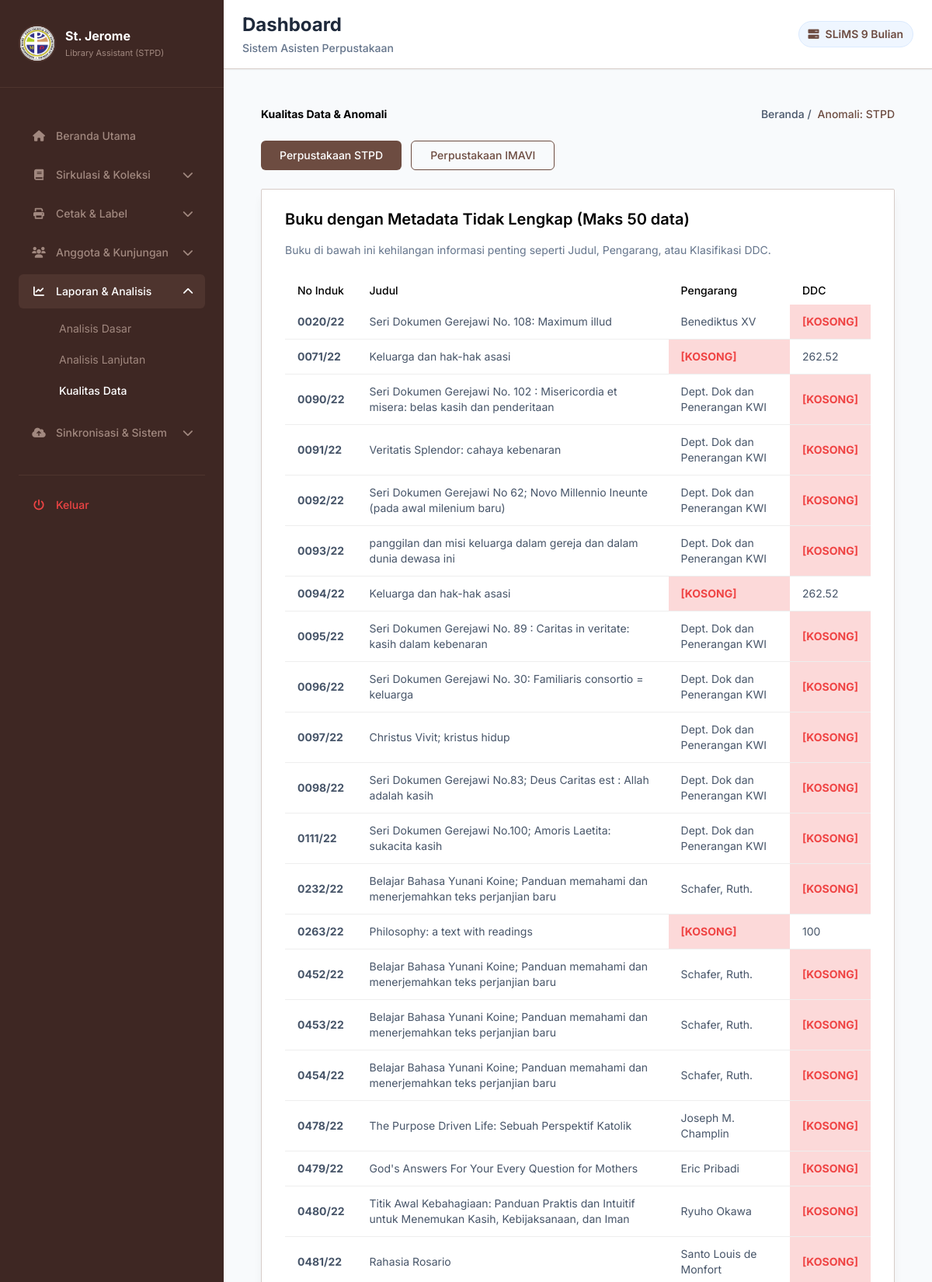
Page /anomali?lokasi=STPD (signed in, upper part) on the committed database.
### tables this page shows
CREATE TABLE buku (
        id INTEGER PRIMARY KEY AUTOINCREMENT,
        no_induk TEXT UNIQUE NOT NULL,
        judul TEXT NOT NULL,
        gmd TEXT DEFAULT 'Text',
        edisi TEXT,
        isbn TEXT,
        penerbit TEXT,
        tahun_terbit TEXT,
        deskripsi_fisik TEXT,
        judul_seri TEXT,
        klasifikasi TEXT,
        cutter TEXT,
        huruf_judul TEXT,
        bahasa TEXT DEFAULT 'Indonesia',
        tempat_terbit TEXT,
        copy_ke INTEGER DEFAULT 1,
        catatan TEXT,
        pengarang TEXT,
        subjek TEXT,
        status_buku TEXT DEFAULT 'BELI',
        lokasi TEXT DEFAULT 'STPD',
        tgl_terima TEXT
    , gambar_sampul TEXT, is_reference_only INTEGER DEFAULT 0);

### app.py (the view)
@app.route('/anomali')
@login_required
def anomali():
    lokasi = request.args.get('lokasi', 'IMAVI')
    conn = database.get_db_connection()
    metadata_cacat = conn.execute("""
        SELECT no_induk, judul, pengarang, klasifikasi
        FROM buku
        WHERE lokasi = ? AND
        (klasifikasi IS NULL OR klasifikasi = '' OR pengarang IS NULL OR pengarang = '' OR judul IS NULL OR judul = '')
        LIMIT 50
    """, (lokasi,)).fetchall()
    page = int(request.args.get('page', 1))
    per_page = 5
    offset = (page - 1) * per_page
    total_anomalies_query = conn.execute("""
        SELECT COUNT(DISTINCT judul) FROM buku
        WHERE lokasi = ? AND klasifikasi != ''
        GROUP BY judul
        HAVING COUNT(DISTINCT klasifikasi) > 1
    """, (lokasi,)).fetchall()
    total_pages = (len(total_anomalies_query) // per_page) + (1 if len(total_anomalies_query) % per_page > 0 else 0)
    titles_with_inconsistency = conn.execute("""
        SELECT judul FROM buku
        WHERE lokasi = ? AND klasifikasi != ''
        GROUP BY judul
        HAVING COUNT(DISTINCT klasifikasi) > 1
        LIMIT ? OFFSET ?
    """, (lokasi, per_page, offset)).fetchall()
    inkonsistensi_dict = {}
    for t in titles_with_inconsistency:
        judul = t['judul']
        exemplars = conn.execute("""
            SELECT no_induk, judul, klasifikasi, pengarang, penerbit, tahun_terbit,
                   TRIM(klasifikasi || ' ' || COALESCE(cutter, '') || ' ' || COALESCE(huruf_judul, '')) as no_panggil
            FROM buku
            WHERE judul = ? AND lokasi = ?
            ORDER BY no_induk
        """, (judul, lokasi)).fetchall()
        inkonsistensi_dict[judul] = [dict(e) for e in exemplars]
    return render_template('anomali.html', lokasi=lokasi, metadata_cacat=metadata_cacat, inkonsistensi_dict=inkonsistensi_dict, page=page, total_pages=total_pages)

### app.py (called while the page is built)
def login_required(f):
    @wraps(f)
    def decorated_function(*args, **kwargs):
        if 'logged_in' not in session:
            return redirect(url_for('login', next=request.url))
        return f(*args, **kwargs)
    return decorated_function

### database.py (called while the page is built)
def get_db_connection():
    conn = sqlite3.connect(DB_NAME)
    conn.row_factory = sqlite3.Row
    return conn

### templates/anomali.html (shortened to what this page needs)
{% extends 'layout.html' %}
{% block content %}
<div class="mx-auto max-w-screen-2xl p-4 md:p-6 2xl:p-10">
    <div class="mb-6 flex flex-col gap-3 sm:flex-row sm:items-center sm:justify-between">
        <h2 class="text-title-md2 font-bold text-black dark:text-white">
            Kualitas Data & Anomali
        </h2>
        <nav>
            <ol class="flex items-center gap-2">
                <li><a class="font-medium" href="/">Beranda /</a></li>
                <li class="font-medium text-primary">Anomali: {{ lokasi }}</li>
            </ol>
        </nav>
    </div>
    <div class="mb-6 flex flex-wrap gap-3">
        <a href="/anomali?lokasi=STPD" class="inline-flex items-center justify-center rounded-md {% if lokasi == 'STPD' %}bg-primary text-white{% else %}border border-primary text-primary hover:bg-gray-2{% endif %} py-2 px-6 text-center font-medium">
            Perpustakaan STPD
        </a>
        <a href="/anomali?lokasi=IMAVI" class="inline-flex items-center justify-center rounded-md {% if lokasi == 'IMAVI' %}bg-primary text-white{% else %}border border-primary text-primary hover:bg-gray-2{% endif %} py-2 px-6 text-center font-medium">
            Perpustakaan IMAVI
        </a>
    </div>
    <div class="grid grid-cols-1 gap-4 md:mt-6 md:gap-6 2xl:mt-7.5 2xl:gap-7.5">
        <div class="rounded-sm border border-stroke bg-white px-5 pt-6 pb-2.5 shadow-default sm:px-7.5 xl:pb-1">
            <h4 class="mb-4 text-xl font-semibold text-black">
                Buku dengan Metadata Tidak Lengkap (Maks 50 data)
            </h4>
            <p class="text-sm text-slate-500 mb-6">Buku di bawah ini kehilangan informasi penting seperti Judul, Pengarang, atau Klasifikasi DDC.</p>
            <div class="max-w-full overflow-x-auto">
                <table class="w-full table-auto text-sm">
                    <thead>
                        <tr class="bg-gray-2 text-left">
                            <th class="py-2 px-4 font-medium text-black">No Induk</th>
                            <th class="py-2 px-4 font-medium text-black">Judul</th>
                            <th class="py-2 px-4 font-medium text-black">Pengarang</th>
                            <th class="py-2 px-4 font-medium text-black">DDC</th>
                        </tr>
                    </thead>
                    <tbody>
                        {% for b in metadata_cacat %}
                        <tr>
                            <td class="border-b border-[#eee] py-3 px-4 font-bold">{{ b.no_induk }}</td>
                            <td class="border-b border-[#eee] py-3 px-4 {% if not b.judul %}bg-danger/20 text-danger font-bold{% endif %}">{{ b.judul or '[KOSONG]' }}</td>
                            <td class="border-b border-[#eee] py-3 px-4 {% if not b.pengarang %}bg-danger/20 text-danger font-bold{% endif %}">{{ b.pengarang or '[KOSONG]' }}</td>
                            <td class="border-b border-[#eee] py-3 px-4 {% if not b.klasifikasi %}bg-danger/20 text-danger font-bold{% endif %}">{{ b.klasifikasi or '[KOSONG]' }}</td>
                        </tr>
                        {% else %}
                        <tr>
                            <td colspan="4" class="text-center py-4 text-slate-500">Hebat! Tidak ada metadata yang cacat di perpustakaan ini.</td>
                        </tr>
                        {% endfor %}
                    </tbody>
                </table>
            </div>
        </div>
    </div>
</div>
{% endblock %}

### static/css/style.css (style rules this page uses)
:root { --navy: #0f172a; --navy-mid: #1e293b; --navy-light: #334155; --accent: #3b82f6; --accent-dark: #2563eb; --success: #10b981; --warning: #f59e0b; --danger: #ef4444; --bg: #f1f5f9; --card-bg: #ffffff; --text-main: #0f172a; --text-muted: #64748b; --border: #e2e8f0; --sidebar-w: 260px; }
* { box-sizing: border-box; margin: 0; padding: 0; }
body { font-family: 'Inter', sans-serif; background-color: var(--bg); color: var(--text-main); display: flex; min-height: 100vh; overflow-x: hidden; }

### rows in the picture
buku: no_induk "0020/22", judul "Seri Dokumen Gerejawi No. 108: Maximum illud", pengarang "Benediktus XV", klasifikasi "[KOSONG]"
buku: no_induk "0071/22", judul "Keluarga dan hak-hak asasi", pengarang "[KOSONG]", klasifikasi "262.52"
buku: no_induk "0090/22", judul "Seri Dokumen Gerejawi No. 102 : Misericordia et misera: belas kasih dan penderitaan", pengarang "Dept. Dok dan Penerangan KWI", klasifikasi "[KOSONG]"
buku: no_induk "0091/22", judul "Veritatis Splendor: cahaya kebenaran", pengarang "Dept. Dok dan Penerangan KWI", klasifikasi "[KOSONG]"
buku: no_induk "0092/22", judul "Seri Dokumen Gerejawi No 62; Novo Millennio Ineunte (pada awal milenium baru)", pengarang "Dept. Dok dan Penerangan KWI", klasifikasi "[KOSONG]"
buku: no_induk "0093/22", judul "panggilan dan misi keluarga dalam gereja dan dalam dunia dewasa ini", pengarang "Dept. Dok dan Penerangan KWI", klasifikasi "[KOSONG]"
buku: no_induk "0094/22", judul "Keluarga dan hak-hak asasi", pengarang "[KOSONG]", klasifikasi "262.52"
buku: no_induk "0095/22", judul "Seri Dokumen Gerejawi No. 89 : Caritas in veritate: kasih dalam kebenaran", pengarang "Dept. Dok dan Penerangan KWI", klasifikasi "[KOSONG]"
buku: no_induk "0096/22", judul "Seri Dokumen Gerejawi No. 30: Familiaris consortio = keluarga", pengarang "Dept. Dok dan Penerangan KWI", klasifikasi "[KOSONG]"
buku: no_induk "0097/22", judul "Christus Vivit; kristus hidup", pengarang "Dept. Dok dan Penerangan KWI", klasifikasi "[KOSONG]"
buku: no_induk "0098/22", judul "Seri Dokumen Gerejawi No.83; Deus Caritas est : Allah adalah kasih", pengarang "Dept. Dok dan Penerangan KWI", klasifikasi "[KOSONG]"
buku: no_induk "0111/22", judul "Seri Dokumen Gerejawi No.100; Amoris Laetita: sukacita kasih", pengarang "Dept. Dok dan Penerangan KWI", klasifikasi "[KOSONG]"
buku: no_induk "0232/22", judul "Belajar Bahasa Yunani Koine; Panduan memahami dan menerjemahkan teks perjanjian baru", pengarang "Schafer, Ruth.", klasifikasi "[KOSONG]"
buku: no_induk "0263/22", judul "Philosophy: a text with readings", pengarang "[KOSONG]", klasifikasi "100"
buku: no_induk "0452/22", judul "Belajar Bahasa Yunani Koine; Panduan memahami dan menerjemahkan teks perjanjian baru", pengarang "Schafer, Ruth.", klasifikasi "[KOSONG]"
buku: no_induk "0453/22", judul "Belajar Bahasa Yunani Koine; Panduan memahami dan menerjemahkan teks perjanjian baru", pengarang "Schafer, Ruth.", klasifikasi "[KOSONG]"
buku: no_induk "0454/22", judul "Belajar Bahasa Yunani Koine; Panduan memahami dan menerjemahkan teks perjanjian baru", pengarang "Schafer, Ruth.", klasifikasi "[KOSONG]"
buku: no_induk "0478/22", judul "The Purpose Driven Life: Sebuah Perspektif Katolik", pengarang "Joseph M. Champlin", klasifikasi "[KOSONG]"
buku: no_induk "0479/22", judul "God's Answers For Your Every Question for Mothers", pengarang "Eric Pribadi", klasifikasi "[KOSONG]"
buku: no_induk "0480/22", judul "Titik Awal Kebahagiaan: Panduan Praktis dan Intuitif untuk Menemukan Kasih, Kebijaksanaan, dan Iman", pengarang "Ryuho Okawa", klasifikasi "[KOSONG]"
buku: no_induk "0481/22", judul "Rahasia Rosario", pengarang "Santo Louis de Monfort", klasifikasi "[KOSONG]"

### other values in the picture
{{ cur_lokasi }} "STPD"
{{ lokasi }} "STPD"
